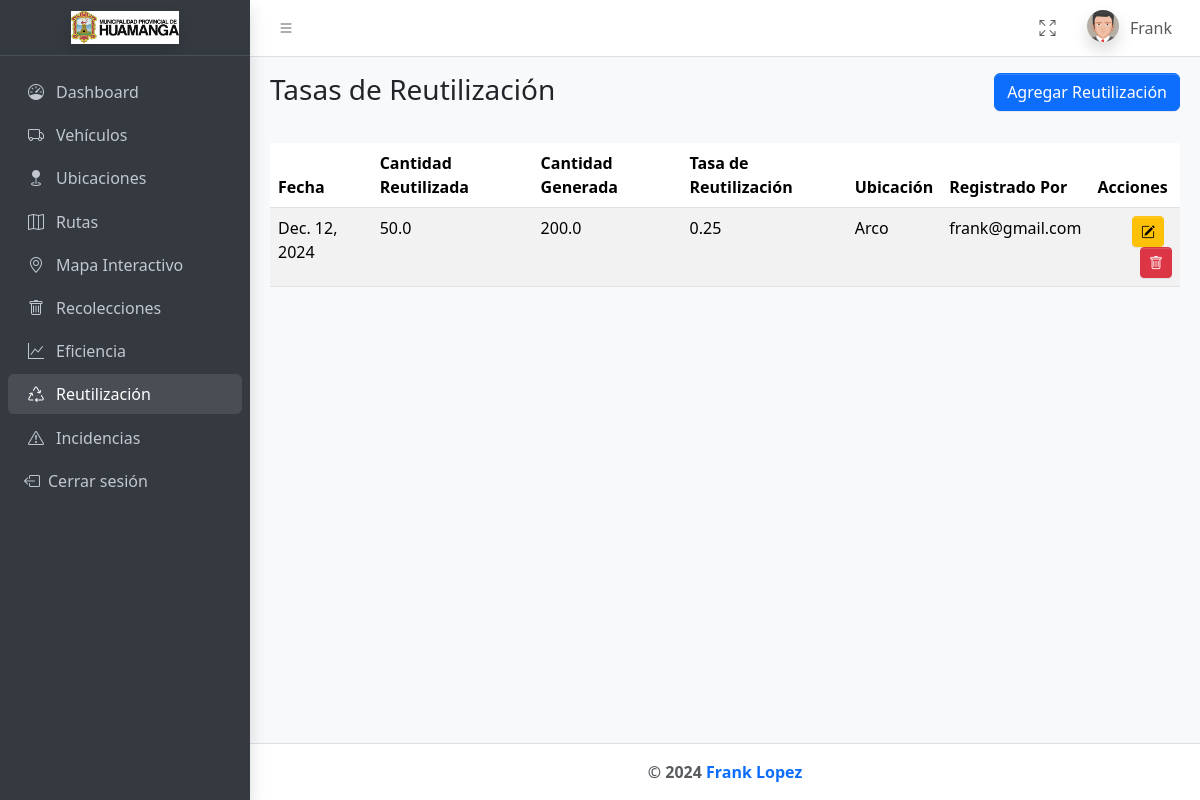
/reutilizacion/ (signed in), run on the app's committed database.
### users/models.py (models this page shows, shortened)
class User(AbstractUser):
    ROLES = (
        ('ADMIN', 'Administrador'),
        ('INVESTIGADOR', 'Investigador'),
        ('OPERADOR', 'Operador de Recolección'),
    )
    rol = models.CharField(max_length=15, choices=ROLES, default='INVESTIGADOR',
                           help_text="Rol del usuario en el sistema")
    class Meta:
        verbose_name = "Usuario"
        verbose_name_plural = "Usuarios"
    objects = CustomUserManager()
    def __str__(self):
        return self.email
    class Meta:
        verbose_name = _('Usuario')
        verbose_name_plural = _('Usuarios')

### dashboard/models.py (models this page shows, shortened)
class Reutilizacion(models.Model):
    fecha = models.DateField()
    cantidad_reutilizada = models.FloatField(help_text="Cantidad de residuos reutilizados en kg")
    cantidad_generada = models.FloatField(help_text="Cantidad total de residuos generados en kg")
    ubicacion = models.ForeignKey(Ubicacion, on_delete=models.SET_NULL, null=True, blank=True,
                                  related_name='reutilizacion')
    registrado_por = models.ForeignKey(User, on_delete=models.SET_NULL, null=True, blank=True,
                                       related_name='reutilizacion')
    class Meta:
        verbose_name = "Tasa de Reutilización"
        verbose_name_plural = "Tasas de Reutilización"
        ordering = ['fecha']
    def tasa_reutilizacion(self):
        if self.cantidad_generada > 0:
            return self.cantidad_reutilizada / self.cantidad_generada
        return 0

class Ubicacion(models.Model):
    nombre = models.CharField(max_length=255, help_text="Nombre de la ubicación o área")
    descripcion = models.TextField(blank=True, null=True, help_text="Descripción adicional de la ubicación")
    municipio = models.CharField(max_length=255, help_text="Municipio relacionado")
    lat = models.CharField(max_length=255, blank=True, null=True, help_text="Latitud de la ubicación")
    lng = models.CharField(max_length=255, blank=True, null=True, help_text="Longitud de la ubicación")
    class Meta:
        verbose_name = "Ubicación"
        verbose_name_plural = "Ubicaciones"
    def __str__(self):
        return self.nombre

### dashboard/views.py (the view, shortened to what this page needs)
# urls.py: path('reutilizacion/', ReutilizacionView.as_view(), name='reutilizacion'),
class ReutilizacionView(View):
    @method_decorator(login_required)
    def get(self, request):
        reutilizacion_list = Reutilizacion.objects.all()
        form = ReutilizacionForm()
        context = {'reutilizacion_list': reutilizacion_list, 'form': form}
        return render(request, 'dashboard/reutilizacion.html', context)

### dashboard/templatetags/active_url.py (called while the page is built)
@register.simple_tag(takes_context=True)
def is_active(context, url_name):
    request = context['request']
    if request.resolver_match.url_name == url_name:
        return 'active'
    return ''

### dashboard/templates/dashboard/reutilizacion.html (shortened to what this page needs)
{% extends 'base.html' %}
{% load static %}
{% block content %}
    <div class="app-content-header">
        <div class="container-fluid">
            <div class="row">
                <div class="col-sm-6">
                    <h3 class="mb-0">Tasas de Reutilización</h3>
                </div>
                <div class="col-sm-6 text-end">
                    <button class="btn btn-primary" data-bs-toggle="modal" data-bs-target="#reutilizacionModal">Agregar
                        Reutilización
                    </button>
                </div>
            </div>
        </div>
    </div>
    <div class="app-content mt-3">
        <div class="container-fluid">
            <table id="reutilizacionTable" class="table table-striped">
                <thead>
                <tr>
                    <th>Fecha</th>
                    <th>Cantidad Reutilizada</th>
                    <th>Cantidad Generada</th>
                    <th>Tasa de Reutilización</th>
                    <th>Ubicación</th>
                    <th>Registrado Por</th>
                    <th>Acciones</th>
                </tr>
                </thead>
                <tbody>
                {% for reutilizacion in reutilizacion_list %}
                    <tr>
                        <td>{{ reutilizacion.fecha }}</td>
                        <td>{{ reutilizacion.cantidad_reutilizada }}</td>
                        <td>{{ reutilizacion.cantidad_generada }}</td>
                        <td>{{ reutilizacion.tasa_reutilizacion|floatformat:2 }}</td>
                        <td>{{ reutilizacion.ubicacion.nombre|default:"Sin ubicación" }}</td>
                        <td>{{ reutilizacion.registrado_por }}</td>
                        <td class="text-end">
                            <button class="btn btn-warning btn-sm me-2 edit-btn"
                                    data-id="{{ reutilizacion.id }}"
                                    data-fecha="{{ reutilizacion.fecha }}"
                                    data-cantidad-reutilizada="{{ reutilizacion.cantidad_reutilizada }}"
                                    data-cantidad-generada="{{ reutilizacion.cantidad_generada }}"
                                    data-ubicacion="{{ reutilizacion.ubicacion.id|default:'' }}"
                                    data-registrado-por="{{ reutilizacion.registrado_por.id|default:'' }}">
                                <i class="bi bi-pencil-square"></i>
                            </button>
                            <form action="{% url 'reutilizacion_eliminar' reutilizacion.id %}" method="POST"
                                  style="display:inline;">
                                <button type="submit" class="btn btn-danger btn-sm delete-btn">
                                    <i class="bi bi-trash"></i>
                                </button>
                            </form>
                        </td>
                    </tr>
                {% endfor %}
                </tbody>
            </table>
        </div>
    </div>
{% endblock %}

### templates/header.html (shortened to what this page needs)
{% load static %}
<nav class="app-header navbar navbar-expand bg-body">
    <div class="container-fluid">
        <ul class="navbar-nav">
            <li class="nav-item"><a class="nav-link" data-lte-toggle="sidebar" href="#" role="button"> <i
                    class="bi bi-list"></i> </a></li>
        </ul>
        <ul class="navbar-nav ms-auto">
            <li class="nav-item">
                <a class="nav-link" href="#" data-lte-toggle="fullscreen">
                <i data-lte-icon="maximize" class="bi bi-arrows-fullscreen"></i>
            </a>
            </li>
            <li class="nav-item dropdown user-menu">
                <a href="#" class="nav-link dropdown-toggle" data-bs-toggle="dropdown">
                    <img src="{% static 'dashboard/img/avatar5.png' %}" class="user-image rounded-circle shadow"
                    alt="User Image">
                    <span class="d-none d-md-inline">{{ request.user.first_name }}</span>
                </a>
            </li>
        </ul>
    </div>
</nav>

### data on the page
User: user.first_name "Frank"
Reutilizacion: fecha "Dec. 12, 2024", cantidad_reutilizada "50.0", cantidad_generada "200.0", tasa_reutilizacion "0.25", ubicacion.nombre "Arco", registrado_por "frank@gmail.com"
